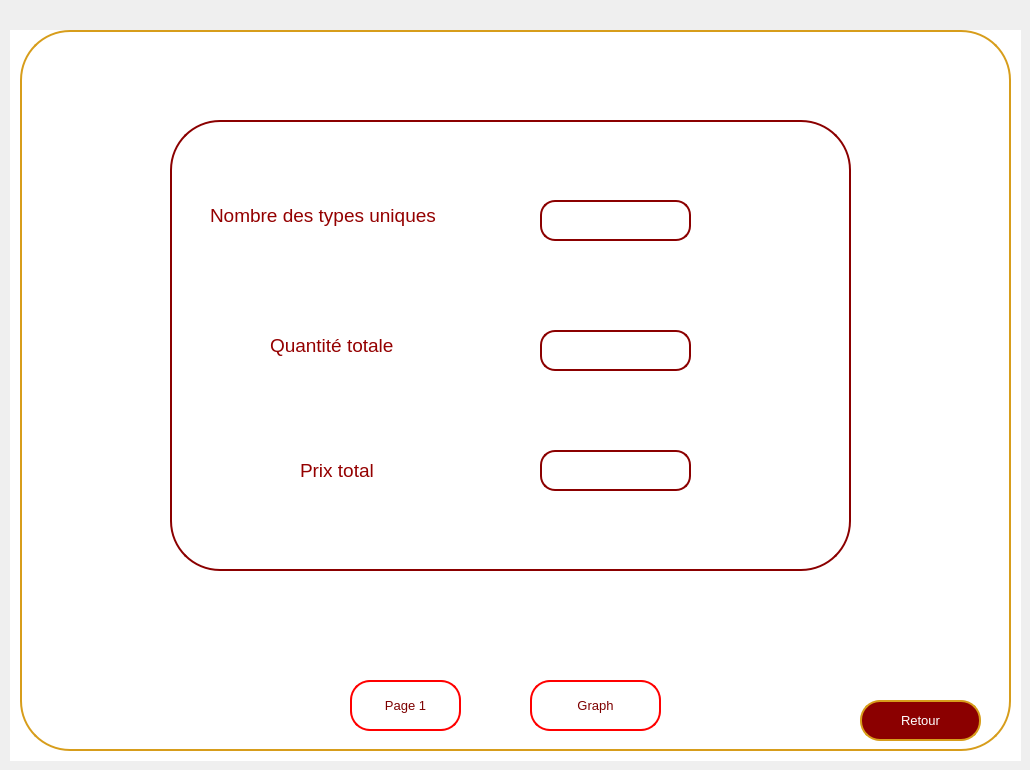
    <widget class="QWidget" name="statsmatpage">
     <widget class="QWidget" name="widget_4" native="true">
      <property name="geometry">
       <rect>
        <x>10</x>
        <y>30</y>
        <width>1011</width>
        <height>731</height>
       </rect>
      </property>
      <property name="font">
       <font>
        <pointsize>10</pointsize>
       </font>
      </property>
      <property name="styleSheet">
       <string notr="true">background-color: rgb(255, 255, 255);</string>
      </property>
      <widget class="QPushButton" name="pushButton_35">
       <property name="geometry">
        <rect>
         <x>10</x>
         <y>0</y>
         <width>991</width>
         <height>721</height>
        </rect>
       </property>
       <property name="styleSheet">
        <string notr="true">QPushButton {
    background-color: white;
    color: darkred;
    border: 2px solid rgb(215, 157, 27);
    border-radius: 50px;
    padding: 10px; 
}
</string>
       </property>
       <property name="text">
        <string/>
       </property>
      </widget>
      <widget class="QPushButton" name="retourmat2">
       <property name="geometry">
        <rect>
         <x>850</x>
         <y>670</y>
         <width>121</width>
         <height>41</height>
        </rect>
       </property>
       <property name="styleSheet">
        <string notr="true">QPushButton {
    background-color: darkred;
    color: white;
    border: 2px solid rgb(215, 157, 27);
    border-radius: 20px; 
    padding: 10px; 
}

QPushButton:hover {
    background-color: rgb(215, 157, 27); 
}

QLineEdit {
    border: 2px solid darkred;
    border-radius: 15px; 
    padding: 5px; 
    color: white;
}

QLineEdit:focus {
    border: 2px solid darkred;
    border-radius: 15px; 
    padding: 5px; 
    color: white;
}
</string>
       </property>
       <property name="text">
        <string>Retour</string>
       </property>
      </widget>
      <widget class="QStackedWidget" name="graphswidgetMat">
       <property name="geometry">
        <rect>
         <x>20</x>
         <y>30</y>
         <width>961</width>
         <height>591</height>
        </rect>
       </property>
       <widget class="QWidget" name="graph1">
        <widget class="QPushButton" name="pushButton_42">
         <property name="geometry">
          <rect>
           <x>140</x>
           <y>60</y>
           <width>681</width>
           <height>451</height>
          </rect>
         </property>
         <property name="styleSheet">
          <string notr="true">QPushButton {
    background-color: white;
    color: darkred;
    border: 2px solid darkred;
    border-radius: 50px;
    padding: 10px;
}
</string>
         </property>
         <property name="text">
          <string/>
         </property>
        </widget>
        <widget class="QLabel" name="label_8">
         <property name="geometry">
          <rect>
           <x>180</x>
           <y>140</y>
           <width>281</width>
           <height>31</height>
          </rect>
         </property>
         <property name="font">
          <font>
           <pointsize>14</pointsize>
          </font>
         </property>
         <property name="styleSheet">
          <string notr="true">color: rgb(148, 0, 0);</string>
         </property>
         <property name="text">
          <string>Nombre des types uniques</string>
         </property>
        </widget>
        <widget class="QLabel" name="label_11">
         <property name="geometry">
          <rect>
           <x>240</x>
           <y>260</y>
           <width>161</width>
           <height>51</height>
          </rect>
         </property>
         <property name="font">
          <font>
           <pointsize>14</pointsize>
          </font>
         </property>
         <property name="styleSheet">
          <string notr="true">color: rgb(148, 0, 0);</string>
         </property>
         <property name="text">
          <string>Quantité totale</string>
         </property>
        </widget>
        <widget class="QLabel" name="label_12">
         <property name="geometry">
          <rect>
           <x>270</x>
           <y>380</y>
           <width>151</width>
           <height>61</height>
          </rect>
         </property>
         <property name="font">
          <font>
           <pointsize>14</pointsize>
          </font>
         </property>
         <property name="styleSheet">
          <string notr="true">color: rgb(148, 0, 0);</string>
         </property>
         <property name="text">
          <string>Prix total</string>
         </property>
        </widget>
        <widget class="QLineEdit" name="statsmat1">
         <property name="geometry">
          <rect>
           <x>510</x>
           <y>140</y>
           <width>151</width>
           <height>41</height>
          </rect>
         </property>
         <property name="styleSheet">
          <string notr="true">QLineEdit {
    border: 2px solid darkred;
    border-radius: 15px; /* Make it larger for a circular shape */
    padding: 5px; /* Adjust as needed */
    color: grey;
}

QLineEdit:focus {
    border: 2px solid darkred;
    border-radius: 15px; /* Make it larger for a circular shape */
    padding: 5px; /* Adjust as needed */
    color: grey;
}</string>
         </property>
         <property name="text">
          <string/>
         </property>
         <property name="readOnly">
          <bool>true</bool>
         </property>
        </widget>
        <widget class="QLineEdit" name="statsmat2">
         <property name="geometry">
          <rect>
           <x>510</x>
           <y>270</y>
           <width>151</width>
           <height>41</height>
          </rect>
         </property>
         <property name="styleSheet">
          <string notr="true">QLineEdit {
    border: 2px solid darkred;
    border-radius: 15px; /* Make it larger for a circular shape */
    padding: 5px; /* Adjust as needed */
    color: grey;
}

QLineEdit:focus {
    border: 2px solid darkred;
    border-radius: 15px; /* Make it larger for a circular shape */
    padding: 5px; /* Adjust as needed */
    color: grey;
}</string>
         </property>
         <property name="text">
          <string/>
         </property>
         <property name="readOnly">
          <bool>true</bool>
         </property>
        </widget>
        <widget class="QLineEdit" name="statsmat3">
         <property name="geometry">
          <rect>
           <x>510</x>
           <y>390</y>
           <width>151</width>
           <height>41</height>
          </rect>
         </property>
         <property name="styleSheet">
          <string notr="true">QLineEdit {
    border: 2px solid darkred;
    border-radius: 15px; /* Make it larger for a circular shape */
    padding: 5px; /* Adjust as needed */
    color: grey;
}

QLineEdit:focus {
    border: 2px solid darkred;
    border-radius: 15px; /* Make it larger for a circular shape */
    padding: 5px; /* Adjust as needed */
    color: grey;
}</string>
         </property>
         <property name="text">
          <string/>
         </property>
         <property name="readOnly">
          <bool>true</bool>
         </property>
        </widget>
       </widget>
       <widget class="QWidget" name="graph2">
        <widget class="QCustomPlot" name="graphMat2" native="true">
         <property name="geometry">
          <rect>
           <x>0</x>
           <y>30</y>
           <width>961</width>
           <height>551</height>
          </rect>
         </property>
        </widget>
       </widget>
       <widget class="QWidget" name="graph3">
        <widget class="QCustomPlot" name="graphMat" native="true">
         <property name="geometry">
          <rect>
           <x>-1</x>
           <y>-1</y>
           <width>961</width>
           <height>591</height>
          </rect>
         </property>
        </widget>
       </widget>
      </widget>
      <widget class="QPushButton" name="prevGraphMat">
       <property name="geometry">
        <rect>
         <x>340</x>
         <y>650</y>
         <width>111</width>
         <height>51</height>
        </rect>
       </property>
       <property name="font">
        <font>
         <family>MS Shell Dlg 2</family>
         <pointsize>10</pointsize>
         <weight>50</weight>
         <italic>false</italic>
         <bold>false</bold>
        </font>
       </property>
       <property name="styleSheet">
        <string notr="true">QPushButton {
    background-color: white;
    color: rgb(125, 0, 0);
    border: 2px solid rgb(255, 0, 0); 
    border-radius: 20px; 
    padding: 10px; 
    transition: background-color 0.3s, color 0.3s; 
}
QPushButton:hover {
    background-color: rgb(215, 157, 27);
    color: white;
    border: 4px solid rgb(215, 157, 27); 
    outline: none; 
}</string>
       </property>
       <property name="text">
        <string>Page 1</string>
       </property>
       <property name="icon">
        <iconset>
         <normaloff>../../780575.png</normaloff>../../780575.png</iconset>
       </property>
       <property name="iconSize">
        <size>
         <width>100</width>
         <height>50</height>
        </size>
       </property>
      </widget>
      <widget class="QPushButton" name="nextGraphMat">
       <property name="geometry">
        <rect>
         <x>520</x>
         <y>650</y>
         <width>131</width>
         <height>51</height>
        </rect>
       </property>
       <property name="font">
        <font>
         <family>MS Shell Dlg 2</family>
         <pointsize>10</pointsize>
         <weight>50</weight>
         <italic>false</italic>
         <bold>false</bold>
        </font>
       </property>
       <property name="styleSheet">
        <string notr="true">QPushButton {
    background-color: white;
    color: rgb(125, 0, 0);
    border: 2px solid rgb(255, 0, 0); 
    border-radius: 20px; 
    padding: 10px; 
    transition: background-color 0.3s, color 0.3s; 
}
QPushButton:hover {
    background-color: rgb(215, 157, 27);
    color: white;
    border: 4px solid rgb(215, 157, 27); 
    outline: none; 
}</string>
       </property>
       <property name="text">
        <string>Graph</string>
       </property>
       <property name="icon">
        <iconset>
         <normaloff>../../780575.png</normaloff>../../780575.png</iconset>
       </property>
       <property name="iconSize">
        <size>
         <width>100</width>
         <height>50</height>
        </size>
       </property>
      </widget>
      <widget class="QPushButton" name="nextGraphMat_2">
       <property name="geometry">
        <rect>
         <x>580</x>
         <y>650</y>
         <width>121</width>
         <height>41</height>
        </rect>
       </property>
       <property name="font">
        <font>
         <family>MS Shell Dlg 2</family>
         <pointsize>10</pointsize>
         <weight>50</weight>
         <italic>false</italic>
         <bold>false</bold>
        </font>
       </property>
       <property name="styleSheet">
        <string notr="true">QPushButton {
    background-color: white;
    color: rgb(125, 0, 0);
    border: 2px solid rgb(255, 0, 0); 
    border-radius: 20px; 
    padding: 10px; 
    transition: background-color 0.3s, color 0.3s; 
}
QPushButton:hover {
    background-color: rgb(215, 157, 27);
    color: white;
    border: 4px solid rgb(215, 157, 27); 
    outline: none; 
}</string>
       </property>
       <property name="text">
        <string>Voir Graph2</string>
       </property>
       <property name="icon">
        <iconset>
         <normaloff>../../780575.png</normaloff>../../780575.png</iconset>
       </property>
       <property name="iconSize">
        <size>
         <width>100</width>
         <height>50</height>
        </size>
       </property>
      </widget>
      <zorder>nextGraphMat_2</zorder>
      <zorder>pushButton_35</zorder>
      <zorder>retourmat2</zorder>
      <zorder>graphswidgetMat</zorder>
      <zorder>prevGraphMat</zorder>
      <zorder>nextGraphMat</zorder>
     </widget>
    </widget>
